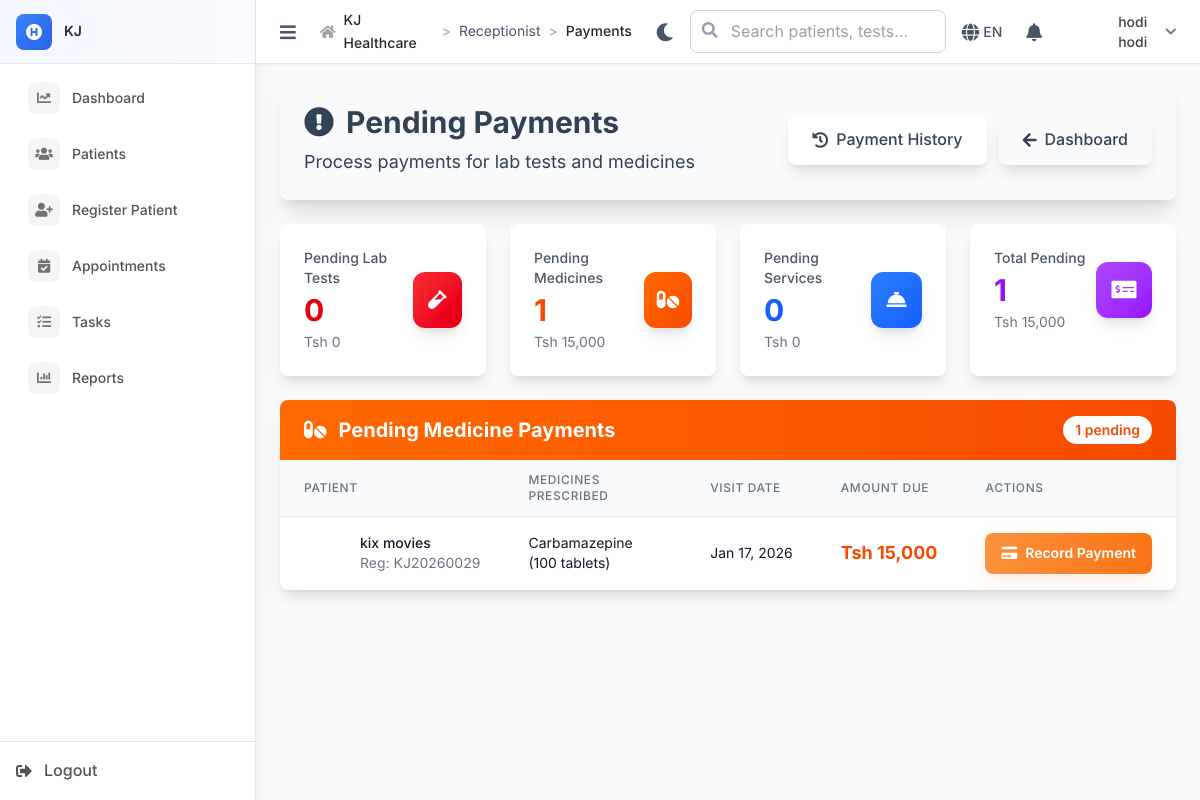
The app's page /receptionist/payments (signed in) with its own data.
### tables this page shows
CREATE TABLE `prescriptions` (
  `id` int NOT NULL,
  `consultation_id` int NOT NULL,
  `visit_id` int NOT NULL,
  `patient_id` int NOT NULL,
  `doctor_id` int NOT NULL,
  `medicine_id` int NOT NULL,
  `quantity_prescribed` int NOT NULL,
  `quantity_dispensed` int DEFAULT '0' COMMENT 'Actual amount given',
  `dosage` varchar(100) DEFAULT NULL COMMENT 'e.g., 1 tablet',
  `frequency` varchar(100) DEFAULT NULL COMMENT 'e.g., 2x3 (twice, 3 times daily)',
  `duration` varchar(50) DEFAULT NULL COMMENT 'e.g., 7 days',
  `instructions` text,
  `status` enum('pending','partial','dispensed','cancelled') DEFAULT 'pending',
  `cancellation_reason` text,
  `dispensed_by` int DEFAULT NULL,
  `dispensed_at` timestamp NULL DEFAULT NULL,
  `notes` text,
  `created_at` timestamp NOT NULL DEFAULT CURRENT_TIMESTAMP,
  `updated_at` timestamp NOT NULL DEFAULT CURRENT_TIMESTAMP ON UPDATE CURRENT_TIMESTAMP
);

CREATE TABLE `patients` (
  `id` int NOT NULL,
  `registration_number` varchar(20) NOT NULL,
  `first_name` varchar(50) NOT NULL,
  `last_name` varchar(50) NOT NULL,
  `date_of_birth` date DEFAULT NULL,
  `gender` enum('male','female','other') DEFAULT NULL,
  `phone` varchar(20) DEFAULT NULL,
  `email` varchar(100) DEFAULT NULL,
  `address` text,
  `occupation` varchar(100) DEFAULT NULL,
  `emergency_contact_name` varchar(100) DEFAULT NULL,
  `emergency_contact_phone` varchar(20) DEFAULT NULL,
  `blood_group` varchar(5) DEFAULT NULL COMMENT 'A+, B-, O+, etc',
  `allergies` text COMMENT 'Known allergies',
  `chronic_conditions` text COMMENT 'Diabetes, Hypertension, etc',
  `insurance_company` varchar(100) DEFAULT NULL COMMENT 'Future use',
  `insurance_number` varchar(50) DEFAULT NULL COMMENT 'Future use',
  `created_at` timestamp NOT NULL DEFAULT CURRENT_TIMESTAMP,
  `updated_at` timestamp NOT NULL DEFAULT CURRENT_TIMESTAMP ON UPDATE CURRENT_TIMESTAMP
);

CREATE TABLE `patient_visits` (
  `id` int NOT NULL,
  `patient_id` int NOT NULL,
  `visit_number` int NOT NULL COMMENT 'Sequential visit number for this patient',
  `visit_date` date NOT NULL,
  `visit_type` enum('consultation','lab_only','minor_service','ipd','medicine_pickup') NOT NULL,
  `assigned_doctor_id` int DEFAULT NULL COMMENT 'Future: pre-assigned doctor',
  `registered_by` int NOT NULL,
  `status` enum('active','completed','cancelled') DEFAULT 'active',
  `completed_at` timestamp NULL DEFAULT NULL,
  `created_at` timestamp NOT NULL DEFAULT CURRENT_TIMESTAMP,
  `updated_at` timestamp NOT NULL DEFAULT CURRENT_TIMESTAMP ON UPDATE CURRENT_TIMESTAMP
);

### views/receptionist/payments.php (the view, shortened to what the rows shown need)
<div class="max-w-7xl mx-auto">
    <div class="bg-black rounded-lg shadow-xl p-6 mb-6">
        <div class="flex items-center justify-between">
            <div class="text-black">
                <h1 class="text-3xl font-bold flex items-center">
                    <i class="fas fa-exclamation-circle mr-3 text-black-200"></i>
                    Pending Payments
                </h1>
            </div>
        </div>
    </div>
    <?php if (empty($pending_lab_payments) && empty($pending_medicine_payments) && empty($pending_service_payments)): ?>
        <div class="bg-white rounded-lg shadow-lg p-12 text-center">
            <div class="flex justify-center mb-4">
                <div class="w-20 h-20 bg-green-100 rounded-full flex items-center justify-center">
                    <i class="fas fa-check-circle text-green-600 text-4xl"></i>
                </div>
            </div>
            <h3 class="text-2xl font-bold text-gray-900 mb-2">All Caught Up!</h3>
            <p class="text-gray-600 text-lg">There are no pending payments at the moment.</p>
            <p class="text-gray-500 mt-2">New payments will appear here when doctors order lab tests or prescribe medicines.</p>
            <div class="mt-6">
                <a href="<?php echo BASE_PATH; ?>/receptionist/payment_history"
                   class="inline-flex items-center px-6 py-3 bg-purple-600 text-white rounded-lg hover:bg-purple-700 transition-colors">
                    <i class="fas fa-history mr-2"></i>
                    View Payment History
                </a>
            </div>
        </div>
    <?php else: ?>
        <?php if (!empty($pending_medicine_payments)): ?>
        <div class="bg-white rounded-lg shadow-lg overflow-hidden">
            <div class="bg-gradient-to-r from-orange-500 to-orange-600 px-6 py-4">
                <div class="flex items-center justify-between">
                    <h2 class="text-xl font-bold text-white flex items-center">
                        <i class="fas fa-pills mr-3"></i>
                        Pending Medicine Payments
                    </h2>
                </div>
            </div>
            <div class="overflow-x-auto">
                <table class="min-w-full divide-y divide-gray-200">
                    <thead class="bg-gray-50">
                        <tr>
                            <th class="px-6 py-3 text-left text-xs font-medium text-gray-500 uppercase tracking-wider">
                                Patient
                            </th>
                            <th class="px-6 py-3 text-left text-xs font-medium text-gray-500 uppercase tracking-wider">
                                Medicines Prescribed
                            </th>
                            <th class="px-6 py-3 text-left text-xs font-medium text-gray-500 uppercase tracking-wider">
                                Visit Date
                            </th>
                            <th class="px-6 py-3 text-left text-xs font-medium text-gray-500 uppercase tracking-wider">
                                Amount Due
                            </th>
                            <th class="px-6 py-3 text-left text-xs font-medium text-gray-500 uppercase tracking-wider">
                                Actions
                            </th>
                        </tr>
                    </thead>
                    <tbody class="bg-white divide-y divide-gray-200">
                        <?php foreach ($pending_medicine_payments as $payment): ?>
                            <tr class="hover:bg-orange-50 transition-colors">
                                <td class="px-6 py-4 whitespace-nowrap">
                                    <div class="flex items-center">
                                        <div class="flex-shrink-0 h-10 w-10">
                                            <div class="h-10 w-10 rounded-full bg-orange-600 flex items-center justify-center text-white font-semibold">
                                            </div>
                                        </div>
                                        <div class="ml-4">
                                            <div class="text-sm font-medium text-gray-900">
                                                <?php echo htmlspecialchars($payment['first_name'] . ' ' . $payment['last_name']); ?>
                                            </div>
                                            <div class="text-sm text-gray-500">
                                                Reg: <?php echo htmlspecialchars($payment['registration_number']); ?>
                                            </div>
                                        </div>
                                    </div>
                                </td>
                                <td class="px-6 py-4">
                                    <div class="text-sm text-gray-900">
                                        <?php echo htmlspecialchars($payment['medicine_names']); ?>
                                    </div>
                                </td>
                                <td class="px-6 py-4 whitespace-nowrap">
                                    <div class="text-sm text-gray-900">
                                        <?php echo date('M d, Y', strtotime($payment['visit_date'])); ?>
                                    </div>
                                </td>
                                <td class="px-6 py-4 whitespace-nowrap">
                                    <div class="text-lg font-bold text-orange-600">
                                        Tsh <?php echo number_format($payment['remaining_amount_to_pay'], 0); ?>
                                    </div>
                                </td>
                                <td class="px-6 py-4 whitespace-nowrap text-sm font-medium">
                                    <button onclick="openPaymentModal(
                                                <?php echo $payment['patient_id']; ?>,
                                                <?php echo $payment['visit_id']; ?>,
                                                'medicine',
                                                <?php echo $payment['total_cost_of_prescription']; ?>,
                                                <?php echo $payment['amount_already_paid']; ?>,
                                                '<?php echo htmlspecialchars($payment['first_name'] . ' ' . $payment['last_name'], ENT_QUOTES); ?>',
                                                <?php echo $payment['prescription_id']; ?>,
                                                'prescription'
                                            )"
                                            class="record-payment-btn inline-flex items-center px-4 py-2 bg-orange-600 text-white hover:bg-orange-700 transition-colors">
                                        <i class="fas fa-credit-card mr-2"></i>
                                        Record Payment
                                    </button>
                                </td>
                            </tr>
                        <?php endforeach; ?>
                    </tbody>
                </table>
            </div>
        </div>
        <?php endif; ?>
    <?php endif; ?>
</div>

### records on screen
prescriptions: patient.last_name "kix movies", patient.registration_number "KJ20260029", medicine_names "Carbamazepine (100 tablets)", visit.visit_date "Jan 17, 2026", remaining_amount_to_pay "15,000"

### other values on screen
$_ENV['APP_NAME'] "KJ"
$item['text'] "Dashboard"
$item['text'] "Patients"
$item['text'] "Register Patient"
$item['text'] "Appointments"
$item['text'] "Tasks"
$item['text'] "Reports"
$crumb['text'] "Receptionist"
$crumb['text'] "Payments"
$_SESSION['user_name'] "hodi hodi"
count($pending_lab_payments) "0"
$lab_total_pending "0"
count($pending_medicine_payments) "1"
$med_total_pending "15,000"
count($pending_service_payments) "0"
